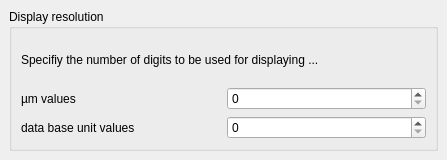
<ui version="4.0" >
 <class>MainConfigPage5</class>
 <widget class="QFrame" name="MainConfigPage5" >
  <property name="geometry" >
   <rect>
    <x>0</x>
    <y>0</y>
    <width>447</width>
    <height>160</height>
   </rect>
  </property>
  <property name="windowTitle" >
   <string>Application Settings</string>
  </property>
  <layout class="QGridLayout" >
   <property name="margin" >
    <number>9</number>
   </property>
   <property name="spacing" >
    <number>6</number>
   </property>
   <item row="0" column="0" >
    <widget class="QGroupBox" name="groupBox" >
     <property name="title" >
      <string>Display resolution</string>
     </property>
     <layout class="QGridLayout" >
      <property name="margin" >
       <number>9</number>
      </property>
      <property name="spacing" >
       <number>6</number>
      </property>
      <item row="0" column="0" colspan="2" >
       <widget class="QLabel" name="label_2" >
        <property name="text" >
         <string>Specifiy the number of digits to be used for displaying ...</string>
        </property>
        <property name="wordWrap" >
         <bool>true</bool>
        </property>
       </widget>
      </item>
      <item row="2" column="1" >
       <widget class="QSpinBox" name="dbu_digits" >
        <property name="maximum" >
         <number>15</number>
        </property>
       </widget>
      </item>
      <item row="1" column="1" >
       <widget class="QSpinBox" name="micron_digits" >
        <property name="maximum" >
         <number>15</number>
        </property>
       </widget>
      </item>
      <item row="2" column="0" >
       <widget class="QLabel" name="label_3" >
        <property name="text" >
         <string>data base unit values</string>
        </property>
       </widget>
      </item>
      <item row="1" column="0" >
       <widget class="QLabel" name="label" >
        <property name="text" >
         <string>µm values</string>
        </property>
       </widget>
      </item>
     </layout>
    </widget>
   </item>
  </layout>
 </widget>
 <layoutdefault spacing="6" margin="11" />
 <resources/>
 <connections/>
</ui>
